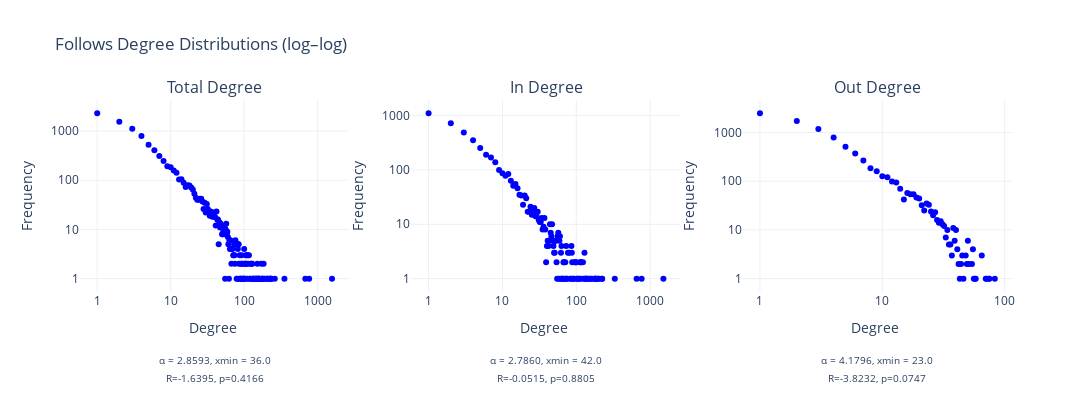
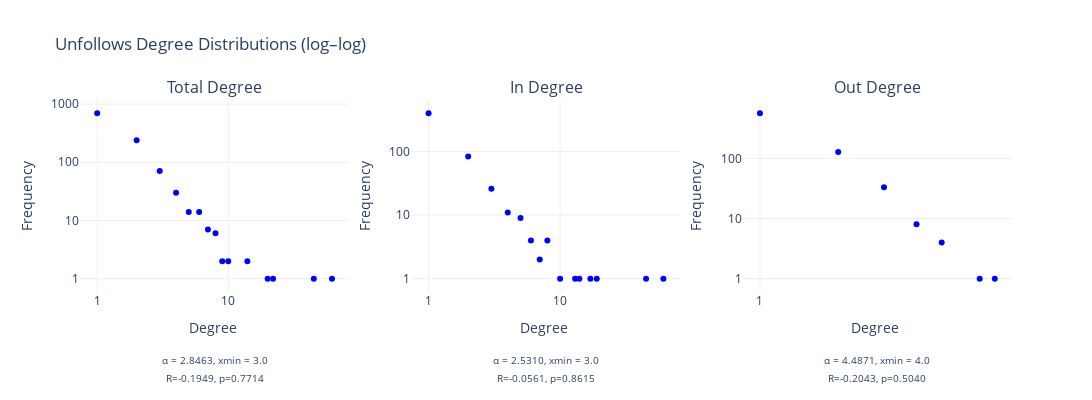
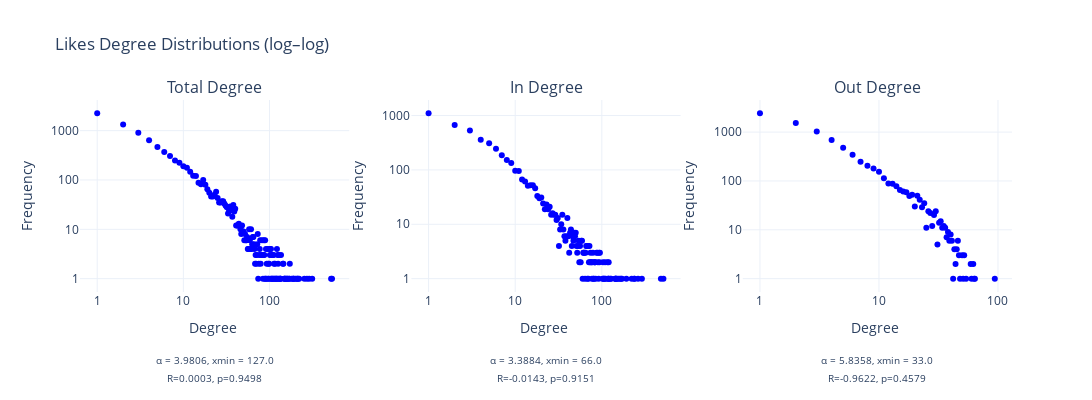
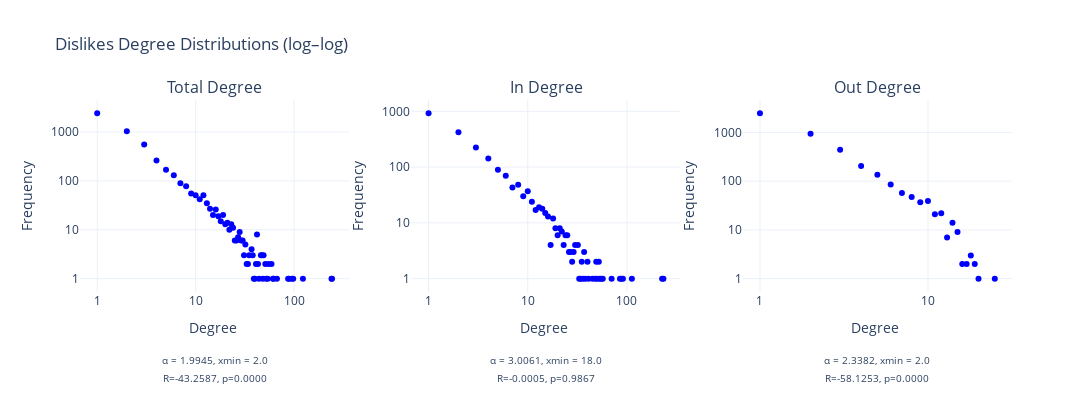

Here is the notebook cell these charts were saved with, in order:
### Code cell
import analysis

for action in ['follows', 'unfollows', 'likes', 'dislikes']:
    fig = analysis.plot_powerlaw(action)
    fig.write_image(f"visualizations/{action}_comparative_powerlaw.png")

### Figure 1 — Plotly figure (JSON) as saved in the notebook; plotly's stock layout.template omitted (floating-point values rounded to 4 significant figures; data arrays with more than 128 entries replaced by an {"elided": "..."} marker saying what was removed)
{"data": [{"marker": {"color": "blue", "size": 6}, "mode": "markers", "type": "scatter", "x": {"elided": "152 int values"}, "xaxis": "x", "y": {"elided": "152 int values"}, "yaxis": "y"}, {"marker": {"color": "blue", "size": 6}, "mode": "markers", "type": "scatter", "x": [1, 2, 3, 4, 5, 6, 7, 8, 9, 10, 11, 12, 13, 14, 15, 16, 17, 18, 19, 20, 21, 22, 23, 24, 25, 26, 27, 28, 29, 30, 31, 32, 33, 34, 35, 36, 37, 38, 39, 40, 41, 42, 43, 44, 45, 46, 47, 48, 49, 50, 51, 52, 53, 54, 55, 56, 57, 58, 59, 60, 61, 62, 63, 64, 65, 66, 67, 68, 69, 71, 72, 73, 74, 75, 77, 80, 83, 84, 86, 87, 88, 89, 92, 93, 96, 97, 100, 101, 104, 107, 110, 112, 114, 115, 116, 123, 124, 129, 130, 133, 135, 136, 142, 143, 151, 155, 162, 173, 179, 182, 183, 184, 196, 197, 207, 223, 224, 332, 655, 766, 1511], "xaxis": "x2", "y": [1099, 725, 487, 350, 253, 190, 169, 139, 100, 87, 78, 84, 63, 51, 55, 46, 35, 34, 23, 34, 30, 17, 17, 21, 15, 17, 20, 14, 14, 17, 12, 11, 11, 13, 8, 9, 13, 8, 2, 4, 5, 4, 5, 10, 7, 6, 10, 5, 4, 3, 3, 5, 5, 2, 1, 6, 7, 1, 5, 6, 1, 3, 4, 1, 1, 1, 2, 2, 1, 2, 1, 4, 1, 1, 3, 3, 1, 1, 4, 3, 2, 1, 1, 1, 2, 2, 2, 1, 1, 1, 1, 2, 1, 2, 2, 2, 1, 3, 1, 1, 1, 1, 1, 1, 1, 1, 1, 1, 1, 1, 1, 1, 1, 1, 1, 1, 1, 1, 1, 1, 1], "yaxis": "y2"}, {"marker": {"color": "blue", "size": 6}, "mode": "markers", "type": "scatter", "x": [1, 2, 3, 4, 5, 6, 7, 8, 9, 10, 11, 12, 13, 14, 15, 16, 17, 18, 19, 20, 21, 22, 23, 24, 25, 26, 27, 28, 29, 30, 31, 32, 33, 34, 35, 36, 37, 38, 39, 40, 41, 42, 43, 44, 45, 46, 48, 49, 50, 51, 54, 55, 56, 57, 58, 65, 70, 71, 74, 75, 83], "xaxis": "x3", "y": [2465, 1723, 1176, 789, 510, 369, 265, 184, 160, 126, 120, 99, 94, 70, 42, 57, 54, 54, 46, 44, 32, 25, 35, 33, 24, 20, 23, 16, 14, 15, 13, 12, 7, 10, 5, 5, 3, 11, 6, 10, 4, 2, 1, 2, 3, 1, 3, 2, 6, 2, 2, 4, 1, 1, 1, 3, 1, 1, 1, 1, 1], "yaxis": "y3"}], "layout": {"annotations": [{"font": {"size": 16}, "showarrow": false, "text": "Total Degree", "x": 0.1444, "xanchor": "center", "xref": "paper", "y": 1, "yanchor": "bottom", "yref": "paper"}, {"font": {"size": 16}, "showarrow": false, "text": "In Degree", "x": 0.5, "xanchor": "center", "xref": "paper", "y": 1, "yanchor": "bottom", "yref": "paper"}, {"font": {"size": 16}, "showarrow": false, "text": "Out Degree", "x": 0.8556, "xanchor": "center", "xref": "paper", "y": 1, "yanchor": "bottom", "yref": "paper"}], "height": 400, "showlegend": false, "title": {"text": "Follows Degree Distributions (log–log)"}, "width": 1100, "xaxis": {"anchor": "y", "domain": [0, 0.2889], "dtick": 1, "title": {"text": "Degree <br><sup><br>α = 2.8593, xmin = 36.0<br>R=-1.6395, p=0.4166</sup>"}, "type": "log"}, "xaxis2": {"anchor": "y2", "domain": [0.3556, 0.6444], "dtick": 1, "title": {"text": "Degree <br><sup><br>α = 2.7860, xmin = 42.0<br>R=-0.0515, p=0.8805</sup>"}, "type": "log"}, "xaxis3": {"anchor": "y3", "domain": [0.7111, 1], "dtick": 1, "title": {"text": "Degree <br><sup><br>α = 4.1796, xmin = 23.0<br>R=-3.8232, p=0.0747</sup>"}, "type": "log"}, "yaxis": {"anchor": "x", "domain": [0, 1], "dtick": 1, "title": {"text": "Frequency"}, "type": "log"}, "yaxis2": {"anchor": "x2", "domain": [0, 1], "dtick": 1, "title": {"text": "Frequency"}, "type": "log"}, "yaxis3": {"anchor": "x3", "domain": [0, 1], "dtick": 1, "title": {"text": "Frequency"}, "type": "log"}}}

### Figure 2 — Plotly figure (JSON) as saved in the notebook; plotly's stock layout.template omitted (floating-point values rounded to 4 significant figures)
{"data": [{"marker": {"color": "blue", "size": 6}, "mode": "markers", "type": "scatter", "x": [1, 2, 3, 4, 5, 6, 7, 8, 9, 10, 14, 20, 22, 45, 62], "xaxis": "x", "y": [693, 238, 71, 30, 14, 14, 7, 6, 2, 2, 2, 1, 1, 1, 1], "yaxis": "y"}, {"marker": {"color": "blue", "size": 6}, "mode": "markers", "type": "scatter", "x": [1, 2, 3, 4, 5, 6, 7, 8, 10, 13, 14, 17, 19, 45, 61], "xaxis": "x2", "y": [400, 84, 26, 11, 9, 4, 2, 4, 1, 1, 1, 1, 1, 1, 1], "yaxis": "y2"}, {"marker": {"color": "blue", "size": 6}, "mode": "markers", "type": "scatter", "x": [1, 2, 3, 4, 5, 7, 8], "xaxis": "x3", "y": [562, 128, 33, 8, 4, 1, 1], "yaxis": "y3"}], "layout": {"annotations": [{"font": {"size": 16}, "showarrow": false, "text": "Total Degree", "x": 0.1444, "xanchor": "center", "xref": "paper", "y": 1, "yanchor": "bottom", "yref": "paper"}, {"font": {"size": 16}, "showarrow": false, "text": "In Degree", "x": 0.5, "xanchor": "center", "xref": "paper", "y": 1, "yanchor": "bottom", "yref": "paper"}, {"font": {"size": 16}, "showarrow": false, "text": "Out Degree", "x": 0.8556, "xanchor": "center", "xref": "paper", "y": 1, "yanchor": "bottom", "yref": "paper"}], "height": 400, "showlegend": false, "title": {"text": "Unfollows Degree Distributions (log–log)"}, "width": 1100, "xaxis": {"anchor": "y", "domain": [0, 0.2889], "dtick": 1, "title": {"text": "Degree <br><sup><br>α = 2.8463, xmin = 3.0<br>R=-0.1949, p=0.7714</sup>"}, "type": "log"}, "xaxis2": {"anchor": "y2", "domain": [0.3556, 0.6444], "dtick": 1, "title": {"text": "Degree <br><sup><br>α = 2.5310, xmin = 3.0<br>R=-0.0561, p=0.8615</sup>"}, "type": "log"}, "xaxis3": {"anchor": "y3", "domain": [0.7111, 1], "dtick": 1, "title": {"text": "Degree <br><sup><br>α = 4.4871, xmin = 4.0<br>R=-0.2043, p=0.5040</sup>"}, "type": "log"}, "yaxis": {"anchor": "x", "domain": [0, 1], "dtick": 1, "title": {"text": "Frequency"}, "type": "log"}, "yaxis2": {"anchor": "x2", "domain": [0, 1], "dtick": 1, "title": {"text": "Frequency"}, "type": "log"}, "yaxis3": {"anchor": "x3", "domain": [0, 1], "dtick": 1, "title": {"text": "Frequency"}, "type": "log"}}}

### Figure 3 — Plotly figure (JSON) as saved in the notebook; plotly's stock layout.template omitted (floating-point values rounded to 4 significant figures; data arrays with more than 128 entries replaced by an {"elided": "..."} marker saying what was removed)
{"data": [{"marker": {"color": "blue", "size": 6}, "mode": "markers", "type": "scatter", "x": {"elided": "153 int values"}, "xaxis": "x", "y": {"elided": "153 int values"}, "yaxis": "y"}, {"marker": {"color": "blue", "size": 6}, "mode": "markers", "type": "scatter", "x": [1, 2, 3, 4, 5, 6, 7, 8, 9, 10, 11, 12, 13, 14, 15, 16, 17, 18, 19, 20, 21, 22, 23, 24, 25, 26, 27, 28, 29, 30, 31, 32, 33, 34, 35, 36, 37, 38, 39, 40, 41, 42, 43, 44, 45, 46, 47, 48, 49, 50, 51, 52, 53, 54, 55, 56, 57, 58, 59, 60, 61, 62, 63, 64, 65, 66, 67, 68, 69, 70, 71, 72, 73, 74, 75, 76, 77, 78, 79, 80, 81, 82, 83, 84, 85, 87, 89, 90, 92, 93, 94, 95, 102, 103, 104, 106, 108, 109, 111, 116, 118, 119, 120, 121, 126, 128, 142, 144, 145, 146, 150, 156, 162, 167, 171, 192, 221, 237, 238, 262, 290, 481, 514], "xaxis": "x2", "y": [1098, 673, 531, 358, 309, 244, 187, 152, 134, 97, 96, 67, 61, 51, 52, 52, 46, 33, 30, 31, 24, 19, 23, 19, 21, 15, 16, 15, 15, 12, 13, 4, 8, 10, 15, 8, 6, 5, 6, 13, 6, 3, 7, 8, 4, 6, 5, 7, 6, 7, 4, 3, 4, 5, 2, 4, 2, 5, 5, 1, 3, 3, 3, 1, 3, 4, 4, 1, 4, 1, 2, 4, 2, 3, 2, 2, 1, 2, 3, 1, 1, 2, 2, 2, 1, 3, 3, 2, 1, 3, 2, 3, 1, 2, 1, 1, 1, 2, 1, 2, 1, 1, 2, 1, 1, 1, 1, 1, 1, 1, 1, 1, 1, 1, 1, 1, 1, 1, 1, 1, 1, 1, 1], "yaxis": "y2"}, {"marker": {"color": "blue", "size": 6}, "mode": "markers", "type": "scatter", "x": [1, 2, 3, 4, 5, 6, 7, 8, 9, 10, 11, 12, 13, 14, 15, 16, 17, 18, 19, 20, 21, 22, 23, 24, 25, 26, 27, 28, 29, 30, 31, 32, 33, 34, 35, 36, 37, 38, 39, 40, 41, 42, 43, 44, 45, 46, 47, 48, 50, 51, 52, 54, 59, 60, 62, 63, 64, 94], "xaxis": "x3", "y": [2420, 1532, 1026, 691, 478, 342, 248, 205, 179, 154, 113, 89, 88, 78, 65, 61, 59, 49, 52, 30, 50, 41, 29, 35, 11, 24, 22, 12, 20, 24, 5, 14, 15, 11, 12, 11, 7, 9, 6, 8, 6, 1, 4, 2, 4, 6, 3, 1, 3, 1, 3, 1, 2, 1, 2, 1, 1, 1], "yaxis": "y3"}], "layout": {"annotations": [{"font": {"size": 16}, "showarrow": false, "text": "Total Degree", "x": 0.1444, "xanchor": "center", "xref": "paper", "y": 1, "yanchor": "bottom", "yref": "paper"}, {"font": {"size": 16}, "showarrow": false, "text": "In Degree", "x": 0.5, "xanchor": "center", "xref": "paper", "y": 1, "yanchor": "bottom", "yref": "paper"}, {"font": {"size": 16}, "showarrow": false, "text": "Out Degree", "x": 0.8556, "xanchor": "center", "xref": "paper", "y": 1, "yanchor": "bottom", "yref": "paper"}], "height": 400, "showlegend": false, "title": {"text": "Likes Degree Distributions (log–log)"}, "width": 1100, "xaxis": {"anchor": "y", "domain": [0, 0.2889], "dtick": 1, "title": {"text": "Degree <br><sup><br>α = 3.9806, xmin = 127.0<br>R=0.0003, p=0.9498</sup>"}, "type": "log"}, "xaxis2": {"anchor": "y2", "domain": [0.3556, 0.6444], "dtick": 1, "title": {"text": "Degree <br><sup><br>α = 3.3884, xmin = 66.0<br>R=-0.0143, p=0.9151</sup>"}, "type": "log"}, "xaxis3": {"anchor": "y3", "domain": [0.7111, 1], "dtick": 1, "title": {"text": "Degree <br><sup><br>α = 5.8358, xmin = 33.0<br>R=-0.9622, p=0.4579</sup>"}, "type": "log"}, "yaxis": {"anchor": "x", "domain": [0, 1], "dtick": 1, "title": {"text": "Frequency"}, "type": "log"}, "yaxis2": {"anchor": "x2", "domain": [0, 1], "dtick": 1, "title": {"text": "Frequency"}, "type": "log"}, "yaxis3": {"anchor": "x3", "domain": [0, 1], "dtick": 1, "title": {"text": "Frequency"}, "type": "log"}}}

### Figure 4 — Plotly figure (JSON) as saved in the notebook; plotly's stock layout.template omitted (floating-point values rounded to 4 significant figures)
{"data": [{"marker": {"color": "blue", "size": 6}, "mode": "markers", "type": "scatter", "x": [1, 2, 3, 4, 5, 6, 7, 8, 9, 10, 11, 12, 13, 14, 15, 16, 17, 18, 19, 20, 21, 22, 23, 24, 25, 26, 27, 28, 29, 30, 31, 32, 33, 34, 35, 37, 38, 39, 40, 41, 42, 43, 44, 46, 47, 48, 49, 51, 52, 54, 55, 59, 61, 62, 67, 87, 89, 95, 98, 123, 240, 243], "xaxis": "x", "y": [2409, 1032, 553, 260, 169, 130, 90, 78, 55, 51, 42, 51, 35, 27, 20, 26, 19, 15, 20, 13, 14, 10, 13, 11, 6, 6, 7, 9, 6, 6, 3, 5, 2, 2, 3, 4, 3, 1, 1, 2, 8, 2, 1, 3, 3, 1, 3, 2, 1, 1, 2, 2, 1, 1, 1, 1, 1, 1, 1, 1, 1, 1], "yaxis": "y"}, {"marker": {"color": "blue", "size": 6}, "mode": "markers", "type": "scatter", "x": [1, 2, 3, 4, 5, 6, 7, 8, 9, 10, 11, 12, 13, 14, 15, 16, 17, 18, 19, 20, 21, 22, 23, 24, 25, 26, 27, 28, 29, 30, 32, 33, 34, 35, 36, 37, 38, 40, 41, 45, 48, 49, 50, 52, 53, 55, 57, 70, 85, 88, 91, 112, 226, 233], "xaxis": "x2", "y": [919, 422, 225, 142, 90, 70, 43, 48, 30, 37, 24, 17, 19, 18, 15, 13, 4, 12, 8, 6, 8, 7, 4, 6, 6, 3, 3, 2, 3, 4, 4, 1, 1, 2, 1, 3, 1, 2, 1, 1, 1, 2, 1, 2, 1, 1, 1, 1, 1, 1, 1, 1, 1, 1], "yaxis": "y2"}, {"marker": {"color": "blue", "size": 6}, "mode": "markers", "type": "scatter", "x": [1, 2, 3, 4, 5, 6, 7, 8, 9, 10, 11, 12, 13, 14, 15, 16, 17, 18, 19, 20, 25], "xaxis": "x3", "y": [2456, 939, 440, 204, 135, 85, 57, 47, 37, 39, 21, 22, 7, 14, 9, 2, 2, 3, 2, 1, 1], "yaxis": "y3"}], "layout": {"annotations": [{"font": {"size": 16}, "showarrow": false, "text": "Total Degree", "x": 0.1444, "xanchor": "center", "xref": "paper", "y": 1, "yanchor": "bottom", "yref": "paper"}, {"font": {"size": 16}, "showarrow": false, "text": "In Degree", "x": 0.5, "xanchor": "center", "xref": "paper", "y": 1, "yanchor": "bottom", "yref": "paper"}, {"font": {"size": 16}, "showarrow": false, "text": "Out Degree", "x": 0.8556, "xanchor": "center", "xref": "paper", "y": 1, "yanchor": "bottom", "yref": "paper"}], "height": 400, "showlegend": false, "title": {"text": "Dislikes Degree Distributions (log–log)"}, "width": 1100, "xaxis": {"anchor": "y", "domain": [0, 0.2889], "dtick": 1, "title": {"text": "Degree <br><sup><br>α = 1.9945, xmin = 2.0<br>R=-43.2587, p=0.0000</sup>"}, "type": "log"}, "xaxis2": {"anchor": "y2", "domain": [0.3556, 0.6444], "dtick": 1, "title": {"text": "Degree <br><sup><br>α = 3.0061, xmin = 18.0<br>R=-0.0005, p=0.9867</sup>"}, "type": "log"}, "xaxis3": {"anchor": "y3", "domain": [0.7111, 1], "dtick": 1, "title": {"text": "Degree <br><sup><br>α = 2.3382, xmin = 2.0<br>R=-58.1253, p=0.0000</sup>"}, "type": "log"}, "yaxis": {"anchor": "x", "domain": [0, 1], "dtick": 1, "title": {"text": "Frequency"}, "type": "log"}, "yaxis2": {"anchor": "x2", "domain": [0, 1], "dtick": 1, "title": {"text": "Frequency"}, "type": "log"}, "yaxis3": {"anchor": "x3", "domain": [0, 1], "dtick": 1, "title": {"text": "Frequency"}, "type": "log"}}}
